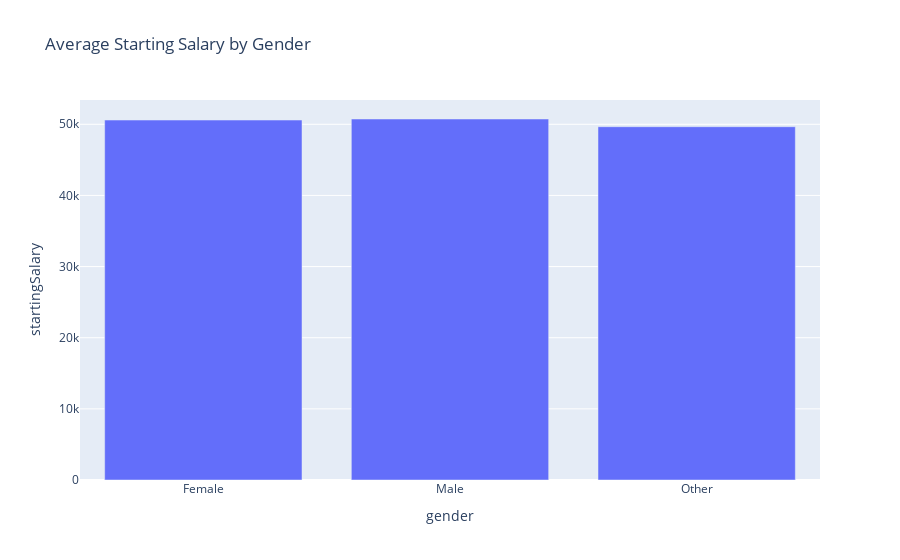

The notebook cell saved with this chart:
### Code cell
avg_salary_by_gender = df_query.groupby("gender")["startingSalary"].mean().reset_index()
fig = px.bar(avg_salary_by_gender, x='gender', y='startingSalary', title='Average Starting Salary by Gender')
fig.show()

### Figure 1 — Plotly figure (JSON) as saved in the notebook; plotly's stock layout.template omitted (floating-point values rounded to 4 significant figures)
{"data": [{"hovertemplate": "gender=%{x}<br>startingSalary=%{y}<extra></extra>", "legendgroup": "", "marker": {"color": "#636efa", "pattern": {"shape": ""}}, "name": "", "orientation": "v", "showlegend": false, "textposition": "auto", "type": "bar", "x": ["Female", "Male", "Other"], "xaxis": "x", "y": [50600.0, 50740.0, 49660.0], "yaxis": "y"}], "layout": {"barmode": "relative", "legend": {"tracegroupgap": 0}, "title": {"text": "Average Starting Salary by Gender"}, "xaxis": {"anchor": "y", "domain": [0, 1], "title": {"text": "gender"}}, "yaxis": {"anchor": "x", "domain": [0, 1], "title": {"text": "startingSalary"}}}}
